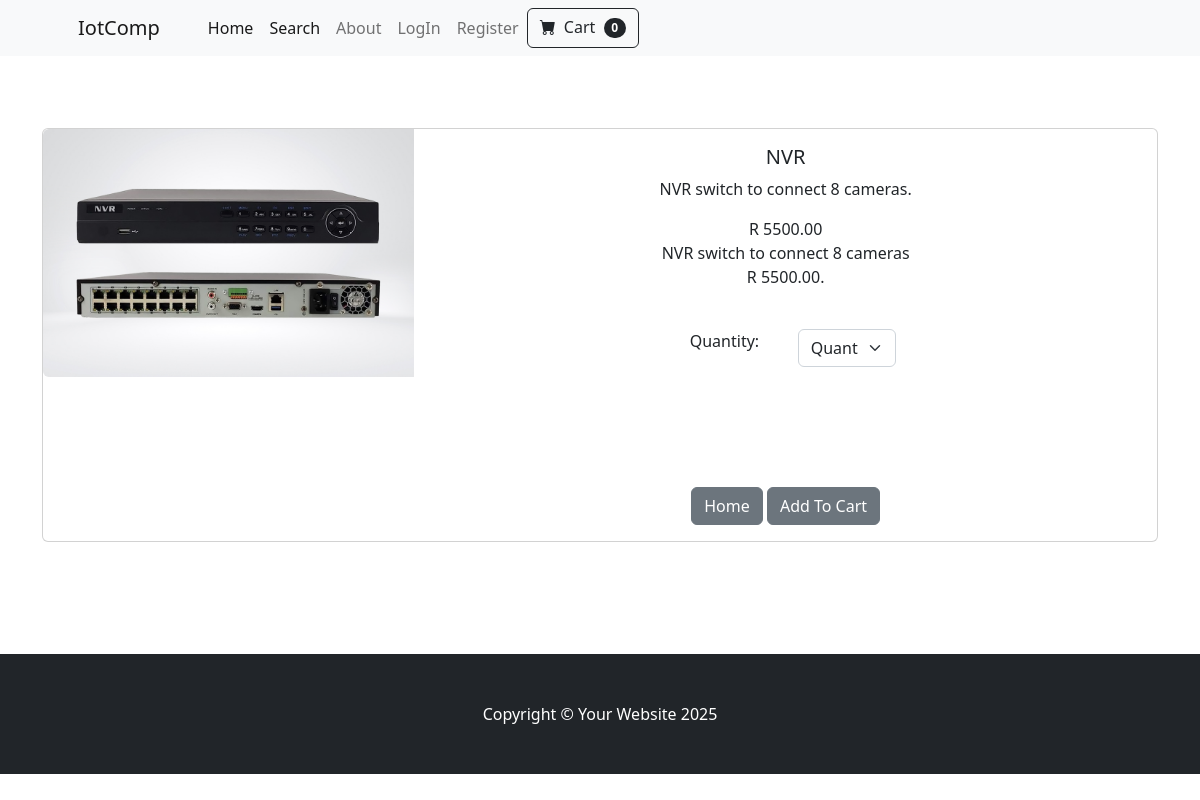
Page /product/1 on the committed database.
### store/models.py (models this page shows, shortened)
class Product(models.Model):
    name = models.CharField(max_length=100)
    price = models.DecimalField(default=0, decimal_places=2, max_digits=7)
    category = models.ForeignKey(Category, on_delete=models.CASCADE, default=1)
    description = models.CharField(max_length=250, default='', blank=True, null=True)
    image = models.ImageField(upload_to='uploads/product/')
    is_sale = models.BooleanField(default=False)
    sale_price = models.DecimalField(default=0, decimal_places=2, max_digits=6)

### store/views.py (the view)
# urls.py: path('product/<int:pk>', views.product, name='product'),
def product(request,pk):
    product = Product.objects.get(id=pk)
    return render(request, 'product.html', {'product':product})

### cart/cart.py (called while the page is built)
    def __len__(self):
        return len(self.cart)

### cart/context_processors.py (called while the page is built)
def cart(request):
    return {'cart': Cart(request)}

### store/templates/product.html (shortened to what this page needs)
{% extends 'base.html' %}
{% block content %}
<br/>
<br/>
<br/>
        <div class="container">
           <div class="card mb-3" style="max-width: 1150px;">
  <div class="row g-0">
    <div class="col-md-4">
      <img src="{{ product.image.url }}" class="img-fluid rounded-start" alt="...">
    </div>
    <div class="col-md-8">
      <div class="card-body">
        <center>
        <h5 class="card-title">{{ product.name }}</h5>
        <p class="card-text">{{ product.description }}.</p>
        {% if product.is_sale %}
            <div class="d-flex justify-content-center small text-warning mb-2">
                                        <div class="bi-star-fill"></div>
                                        <div class="bi-star-fill"></div>
                                        <div class="bi-star-fill"></div>
                                        <div class="bi-star-fill"></div>
                                        <div class="bi-star-fill"></div>
                                    </div>
                                     <strike>
                                        R {{ product.price }}
                                     </strike>
                                     &nbsp;
                                     R {{ product.sale_price }}
                                    <br/>
                                    {{ product.description }}
                                    <br/>
<br/>
<br/>
        {% else %}
                    R {{ product.price }}
                                    <br/>
                                    {{ product.description }}
<p class="card-text">R {{ product.price }}.</p>
<br/>
        {% endif %}
           <div class="row justify-content-center">
        <div class="col-md-2 text-sm text-center">Quantity:</div>
        <div class="col-md-2">
       <select class="form-select form-select-md" aria-label="Default select example"
       id="qty-cart">
  <option selected>Quantity:</option>
</select>
</div>
</div>
 <br/><br/> <br/><br/>
        <br/>
        <a href="{% url 'home' %}" class="btn btn-secondary">Home</a>
        <button class="btn btn-secondary" value="{{ product.id }}"
         id="add-cart">Add To Cart</button>
                                     <br/>
    </center>
    </div>
    </div>
  </div>
</div>
        </div>
<br/>
<br/>
<br/>
<br/>
{% endblock %}

### rows in the picture
Product: image (picture), name "NVR", description "NVR switch to connect 8 cameras", price "5500.00"

### other values in the picture
{{ cart|length }} "0"
